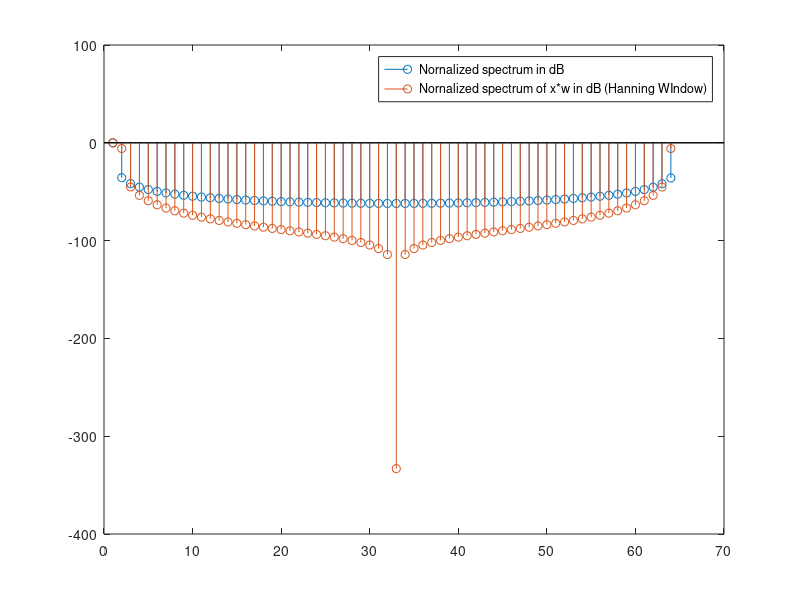

Reproduce this figure in MATLAB.
clc
close all
clear all


% Part II question 1
N = 64;
fs = 1000;
ts=1/fs;
t=ts*(0:N-1);

A=1; 
B=0.1; 
C=1e-5; 
fo=0.25;
f1=0.28;
f2= -0.2513;

x = A*exp(i*2*pi*fo*t) + B*exp(i*2*pi*f1*t) + C*exp(i*2*pi*f2*t);

xf = abs(fft(x));
xf = xf/max(xf);
xf = 20*log10(xf);

stem(xf)                                                           
hold on;

% part II question 2
                       
w = hann(N);
XHan = x.*w(1:N);
XHanf = abs(fft(XHan));
XHanf = XHanf/max(XHanf);
XHanf = 20*log10(XHanf);

stem(XHanf)                                                             
legend('Nornalized spectrum in dB','Nornalized spectrum of x*w in dB (Hanning WIndow)')
hold off;



